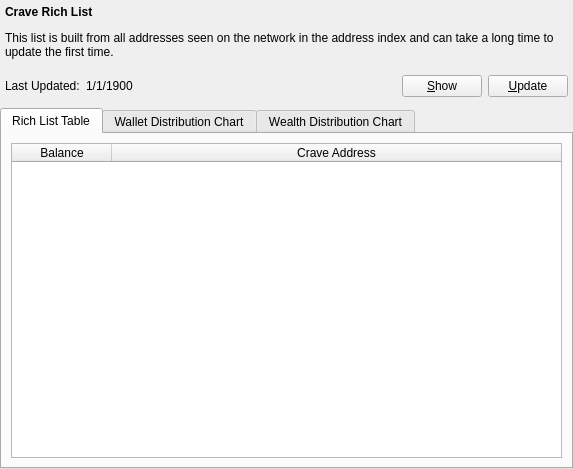
<?xml version="1.0" encoding="UTF-8"?>
<ui version="4.0">
 <class>RichListPage</class>
 <widget class="QWidget" name="RichListPage">
  <property name="geometry">
   <rect>
    <x>0</x>
    <y>0</y>
    <width>573</width>
    <height>469</height>
   </rect>
  </property>
  <property name="windowTitle">
   <string>Rich List</string>
  </property>
  <layout class="QVBoxLayout" name="topLayout">
   <property name="leftMargin">
    <number>0</number>
   </property>
   <property name="topMargin">
    <number>0</number>
   </property>
   <property name="rightMargin">
    <number>0</number>
   </property>
   <property name="bottomMargin">
    <number>0</number>
   </property>
   <item>
    <layout class="QVBoxLayout" name="verticalLayout">
     <property name="topMargin">
      <number>0</number>
     </property>
     <property name="bottomMargin">
      <number>0</number>
     </property>
     <item>
      <layout class="QHBoxLayout" name="horizontalLayout_4">
       <property name="leftMargin">
        <number>5</number>
       </property>
       <property name="topMargin">
        <number>5</number>
       </property>
       <property name="rightMargin">
        <number>5</number>
       </property>
       <property name="bottomMargin">
        <number>5</number>
       </property>
       <item>
        <widget class="QLabel" name="label_2">
         <property name="text">
          <string>&lt;html&gt;&lt;head/&gt;&lt;body&gt;&lt;p&gt;&lt;span style=&quot; font-weight:600;&quot;&gt;Crave Rich List&lt;/span&gt;&lt;/p&gt;&lt;p&gt;This list is built from all addresses seen on the network in the address index and can take a long time to update the first time.&lt;/p&gt;&lt;/body&gt;&lt;/html&gt;</string>
         </property>
         <property name="wordWrap">
          <bool>true</bool>
         </property>
        </widget>
       </item>
      </layout>
     </item>
     <item>
      <layout class="QHBoxLayout" name="horizontalLayout">
       <property name="leftMargin">
        <number>5</number>
       </property>
       <property name="topMargin">
        <number>5</number>
       </property>
       <property name="rightMargin">
        <number>5</number>
       </property>
       <property name="bottomMargin">
        <number>5</number>
       </property>
       <item>
        <widget class="QLabel" name="label">
         <property name="text">
          <string>Last Updated:</string>
         </property>
        </widget>
       </item>
       <item>
        <widget class="QLabel" name="lastUpdatedLabel">
         <property name="text">
          <string>1/1/1900</string>
         </property>
        </widget>
       </item>
       <item>
        <spacer name="horizontalSpacer">
         <property name="orientation">
          <enum>Qt::Horizontal</enum>
         </property>
         <property name="sizeHint" stdset="0">
          <size>
           <width>40</width>
           <height>20</height>
          </size>
         </property>
        </spacer>
       </item>
       <item>
        <widget class="QPushButton" name="showButton">
         <property name="text">
          <string>&amp;Show</string>
         </property>
        </widget>
       </item>
       <item>
        <widget class="QPushButton" name="refreshButton">
         <property name="text">
          <string>&amp;Update</string>
         </property>
        </widget>
       </item>
      </layout>
     </item>
     <item>
      <widget class="QTabWidget" name="tabWidget">
       <property name="sizePolicy">
        <sizepolicy hsizetype="MinimumExpanding" vsizetype="MinimumExpanding">
         <horstretch>0</horstretch>
         <verstretch>0</verstretch>
        </sizepolicy>
       </property>
       <property name="currentIndex">
        <number>0</number>
       </property>
       <widget class="QWidget" name="tab">
        <attribute name="title">
         <string>Rich List Table</string>
        </attribute>
        <layout class="QGridLayout" name="gridLayout">
         <item row="0" column="0">
          <widget class="QTableWidget" name="tableWidget">
           <property name="editTriggers">
            <set>QAbstractItemView::NoEditTriggers</set>
           </property>
           <property name="alternatingRowColors">
            <bool>true</bool>
           </property>
           <property name="selectionMode">
            <enum>QAbstractItemView::SingleSelection</enum>
           </property>
           <property name="selectionBehavior">
            <enum>QAbstractItemView::SelectRows</enum>
           </property>
           <attribute name="horizontalHeaderStretchLastSection">
            <bool>true</bool>
           </attribute>
           <column>
            <property name="text">
             <string>Balance</string>
            </property>
           </column>
           <column>
            <property name="text">
             <string>Crave Address</string>
            </property>
           </column>
          </widget>
         </item>
        </layout>
       </widget>
       <widget class="QWidget" name="tab_2">
        <attribute name="title">
         <string>Wallet Distribution Chart</string>
        </attribute>
        <layout class="QGridLayout" name="gridLayout_2">
         <item row="0" column="0">
          <layout class="QHBoxLayout" name="horizontalLayout_3">
           <item>
            <widget class="QCustomPlot" name="distributionChartWidget" native="true"/>
           </item>
          </layout>
         </item>
        </layout>
       </widget>
       <widget class="QWidget" name="tab_3">
        <attribute name="title">
         <string>Wealth Distribution Chart</string>
        </attribute>
        <layout class="QGridLayout" name="gridLayout_3">
         <item row="0" column="0">
          <layout class="QHBoxLayout" name="horizontalLayout_5">
           <item>
            <widget class="QWidget" name="wealthChartWidget" native="true"/>
           </item>
          </layout>
         </item>
        </layout>
       </widget>
      </widget>
     </item>
    </layout>
   </item>
  </layout>
 </widget>
 <customwidgets>
  <customwidget>
   <class>QCustomPlot</class>
   <extends>QWidget</extends>
   <header>qcustomplot.h</header>
   <container>1</container>
  </customwidget>
 </customwidgets>
 <resources/>
 <connections/>
</ui>
